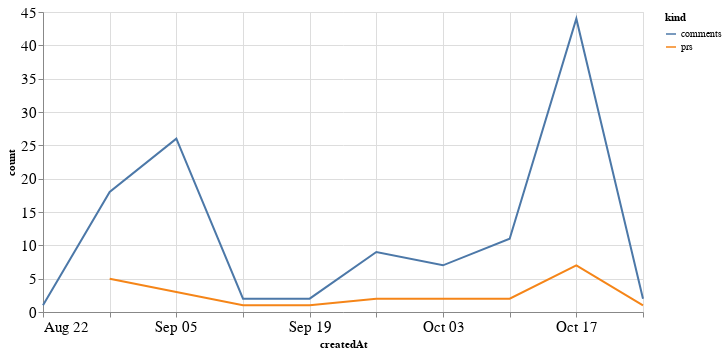

Notebook code for this chart:
### Code cell
alt.Chart(total_time, width=600).mark_line().encode(
    x='createdAt',
    y='count',
    color='kind'
)

### Figure 1 — Vega-Lite specification as saved in the notebook (floating-point values rounded to 4 significant figures)
{"config": {"axisLeft": {"labelFontSize": 15}, "axisBottom": {"labelFontSize": 15}}, "data": {"name": "data-98cb81aac9aeac8df2c133caf240a80c"}, "mark": "line", "encoding": {"color": {"type": "nominal", "field": "kind"}, "x": {"type": "temporal", "field": "createdAt"}, "y": {"type": "quantitative", "field": "count"}}, "width": 600, "$schema": "https://vega.github.io/schema/vega-lite/v4.8.1.json", "datasets": {"data-98cb81aac9aeac8df2c133caf240a80c": [{"createdAt": "2021-08-29T00:00:00", "kind": "prs", "count": 5.0}, {"createdAt": "2021-09-05T00:00:00", "kind": "prs", "count": 3.0}, {"createdAt": "2021-09-12T00:00:00", "kind": "prs", "count": 1.0}, {"createdAt": "2021-09-19T00:00:00", "kind": "prs", "count": 1.0}, {"createdAt": "2021-09-26T00:00:00", "kind": "prs", "count": 2.0}, {"createdAt": "2021-10-03T00:00:00", "kind": "prs", "count": 2.0}, {"createdAt": "2021-10-10T00:00:00", "kind": "prs", "count": 2.0}, {"createdAt": "2021-10-17T00:00:00", "kind": "prs", "count": 7.0}, {"createdAt": "2021-10-24T00:00:00", "kind": "prs", "count": 1.0}, {"createdAt": "2021-08-22T00:00:00", "kind": "prs", "count": null}, {"createdAt": "2021-08-29T00:00:00", "kind": "comments", "count": 18.0}, {"createdAt": "2021-09-05T00:00:00", "kind": "comments", "count": 26.0}, {"createdAt": "2021-09-12T00:00:00", "kind": "comments", "count": 2.0}, {"createdAt": "2021-09-19T00:00:00", "kind": "comments", "count": 2.0}, {"createdAt": "2021-09-26T00:00:00", "kind": "comments", "count": 9.0}, {"createdAt": "2021-10-03T00:00:00", "kind": "comments", "count": 7.0}, {"createdAt": "2021-10-10T00:00:00", "kind": "comments", "count": 11.0}, {"createdAt": "2021-10-17T00:00:00", "kind": "comments", "count": 44.0}, {"createdAt": "2021-10-24T00:00:00", "kind": "comments", "count": 2.0}, {"createdAt": "2021-08-22T00:00:00", "kind": "comments", "count": 1.0}]}}
